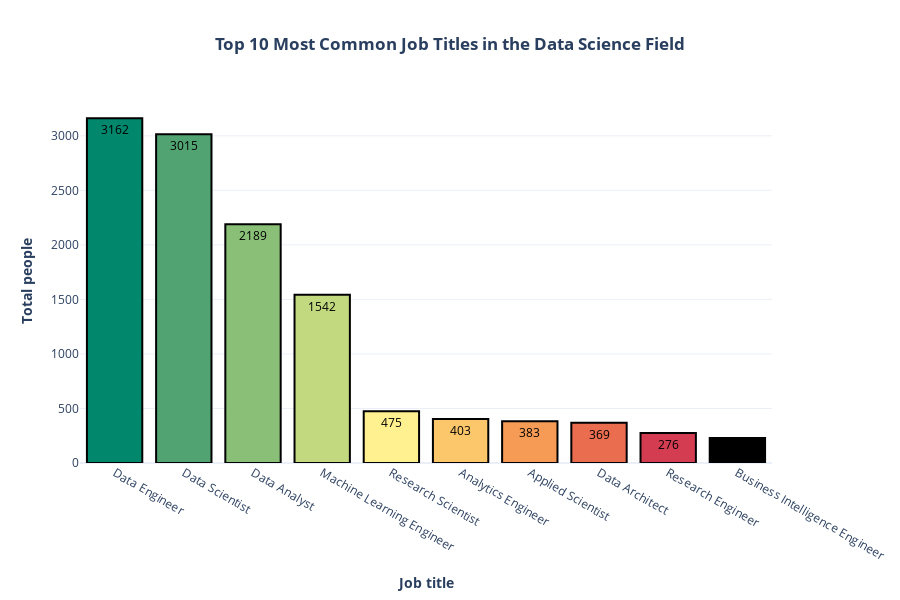

Notebook code for this chart:
### Code cell
df_chart = df['job_title'].value_counts()[:10]
#select color - optional
colors = [
    "#00876c",
    "#51a472",
    "#89bf77",
    "#c2d980",
    "#fff18f",
    "#fcc76b",
    "#f59b56",
    "#e96d4e",
    "#d43d51"
]

#plot barchart
data = go.Bar(
    x=df_chart.index,
    y=df_chart.values,
    text=df_chart.values,
    textposition="inside",
    textfont=dict(size=12, color="black"),
    marker=dict(color=colors, line_color="black", line_width=2),
)
 
layout = go.Layout(
    title={
        "text": "<b>Top 10 Most Common Job Titles in the Data Science Field</b>",
        "x": 0.5,
        "xanchor": "center",
    },
    xaxis=dict(title="<b>Job title</b>"),
    yaxis=dict(title="<b>Total people</b>"),
    width=900,
    height=600,
    template="plotly_white",
)

fig = go.Figure(data=data, layout=layout)
 
fig.show()

### Figure 1 — Plotly figure (JSON) as saved in the notebook; plotly's stock layout.template omitted (floating-point values rounded to 4 significant figures)
{"data": [{"marker": {"color": ["#00876c", "#51a472", "#89bf77", "#c2d980", "#fff18f", "#fcc76b", "#f59b56", "#e96d4e", "#d43d51"], "line": {"color": "black", "width": 2}}, "text": [3162, 3015, 2189, 1542, 475, 403, 383, 369, 276, 230], "textfont": {"color": "black", "size": 12}, "textposition": "inside", "type": "bar", "x": ["Data Engineer", "Data Scientist", "Data Analyst", "Machine Learning Engineer", "Research Scientist", "Analytics Engineer", "Applied Scientist", "Data Architect", "Research Engineer", "Business Intelligence Engineer"], "y": [3162, 3015, 2189, 1542, 475, 403, 383, 369, 276, 230]}], "layout": {"height": 600, "title": {"text": "<b>Top 10 Most Common Job Titles in the Data Science Field</b>", "x": 0.5, "xanchor": "center"}, "width": 900, "xaxis": {"autorange": true, "range": [-0.5, 9.5], "title": {"text": "<b>Job title</b>"}, "type": "category"}, "yaxis": {"autorange": true, "range": [0, 3328.0], "title": {"text": "<b>Total people</b>"}, "type": "linear"}}}
